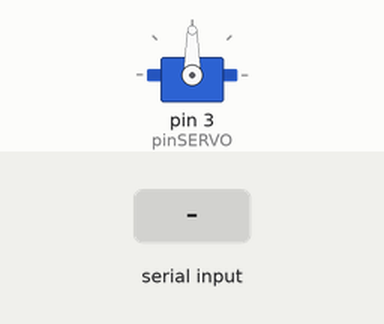
Recording of a sketch running on a simulated Arduino Uno, built with avr-gcc and run on an emulated ATmega328P. Shown: servo. The inputs (shaded band) are chosen by the test bench. What the sketch prints to the serial monitor is not drawn.

Above: at 1.9 s.
2.0 s: "L\n" received over Serial
At 3.1 s:
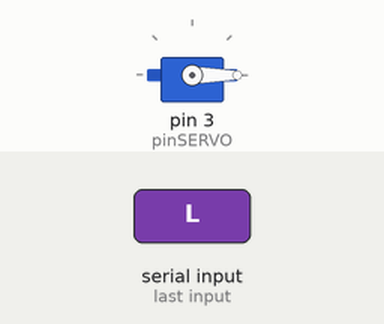
3.5 s: byte 82 ('R') received over Serial
At 4.2 s:
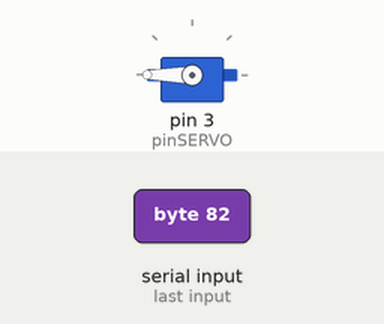
5.0 s: byte 108 ('l') received over Serial
At 5.4 s:
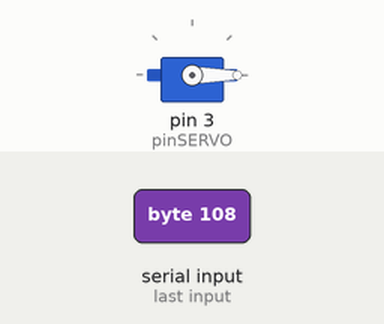
6.5 s: byte 114 ('r') received over Serial
At 7.7 s:
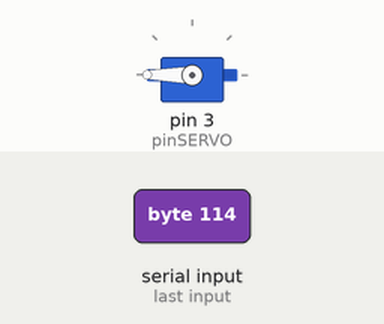
8.0 s: byte 77 ('M') received over Serial
At 8.8 s:
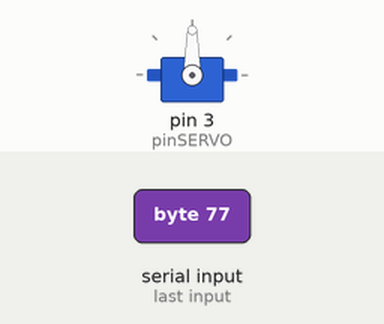
Timing chart, 0 to 11.0 s (numbered marks = the images above; inputs shaded):
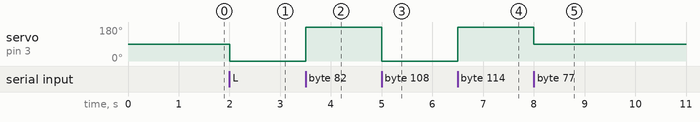

Measured:
- after the input at 2.0 s, servo on pin 3 (pinSERVO): 90° → 0° at once
- after the input at 3.5 s, servo on pin 3 (pinSERVO): 0° → 180° at once
- after the input at 5.0 s, servo on pin 3 (pinSERVO): 180° → 0° at once
- after the input at 6.5 s, servo on pin 3 (pinSERVO): 0° → 180° at once
- after the input at 8.0 s, servo on pin 3 (pinSERVO): 180° → 90° at once

The sketch:

servo_test.ino
```cpp
// ============================================================
//  SG90 Servo Motor Isolated Test
// ============================================================

#include <Servo.h>

Servo testServo;
const int pinSERVO = 3; // Chân Servo (Cổng số 3 trên Arduino Uno)

void setup() {
  Serial.begin(9600);

  // Khởi tạo ban đầu
  testServo.attach(pinSERVO);
  testServo.write(90); // Xoay về giữa (90 độ)
  delay(500);

  Serial.println("--- BẮT ĐẦU TEST ĐỘNG CƠ SERVO SG90 ---");
  Serial.println("Đấu nối dây: Dây tín hiệu (Cam/Vàng) -> Chân 3");
  Serial.println("Nhập các phím sau trên Serial Monitor (chọn No line ending hoặc Both NL & CR):");
  Serial.println("  L : Xoay sang Trái (0 độ)");
  Serial.println("  R : Xoay sang Phải (180 độ)");
  Serial.println("  M : Xoay về Giữa (90 độ)");
  Serial.println("----------------------------------------");
}

void loop() {
  if (Serial.available() > 0) {
    char cmd = Serial.read();

    // Loại bỏ ký tự xuống dòng nếu có
    if (cmd == '\r' || cmd == '\n') return;

    Serial.print("Nhan duoc lenh: ");
    Serial.println(cmd);

    // Kích hoạt Servo trước khi ghi góc
    testServo.attach(pinSERVO);

    if (cmd == 'L' || cmd == 'l') {
      Serial.println("-> Xoay sang TRAI (0 do)");
      testServo.write(0);
      delay(500); // Đợi servo xoay xong
    }
    else if (cmd == 'R' || cmd == 'r') {
      Serial.println("-> Xoay sang PHAI (180 do)");
      testServo.write(180);
      delay(500);
    }
    else if (cmd == 'M' || cmd == 'm') {
      Serial.println("-> Xoay ve GIUA (90 do)");
      testServo.write(90);
      delay(500);
    }
    else {
      Serial.println("Lenh khong hop le! Chi nhap L, R, hoặc M.");
    }

    // Tắt kích hoạt Servo để giải phóng Timer 1
    testServo.detach();
    Serial.println("-> Da dettach Servo de giai phong Timer.");
    Serial.println("Sẵn sàng nhận lệnh tiếp theo...");
  }
}
```
